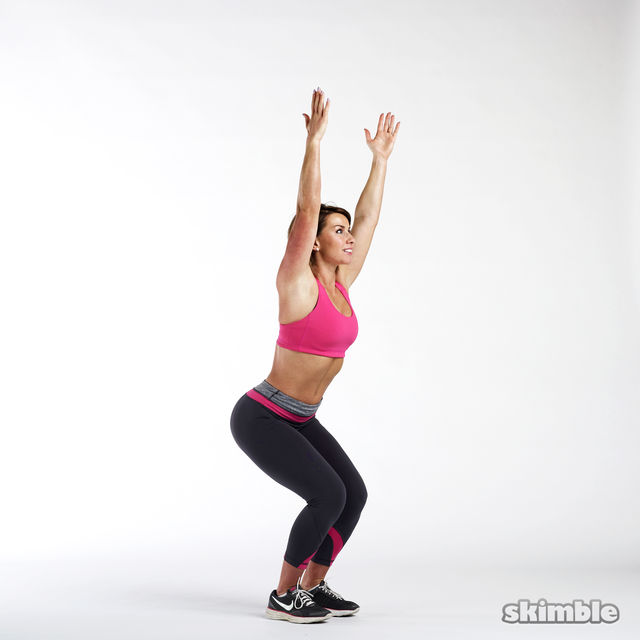
#> input picture ComputerVision/Computer_Vision_Guide/images/pose.jpg, 640 x 640 px, found by its file name
$ python detect_edge.py
#> lines starting #> are read from the running program, lines starting #| are printed output that depends on the picture; after the words box and inside, x2 and y2 are one past the last pixel; in counts of white or black regions, pixels touching at a corner belong together
import cv2

# Load an image from file
image = cv2.imread('images/pose.jpg')
#> image is the input picture: shape (640, 640, 3); mean B, G, R 231.4, 230.7, 234.1

# Apply Canny edge detection
threshold_1 = 100   # try tunning these thresholds and see the changes!
threshold_2 = 200
edges = cv2.Canny(image, threshold_1, threshold_2)
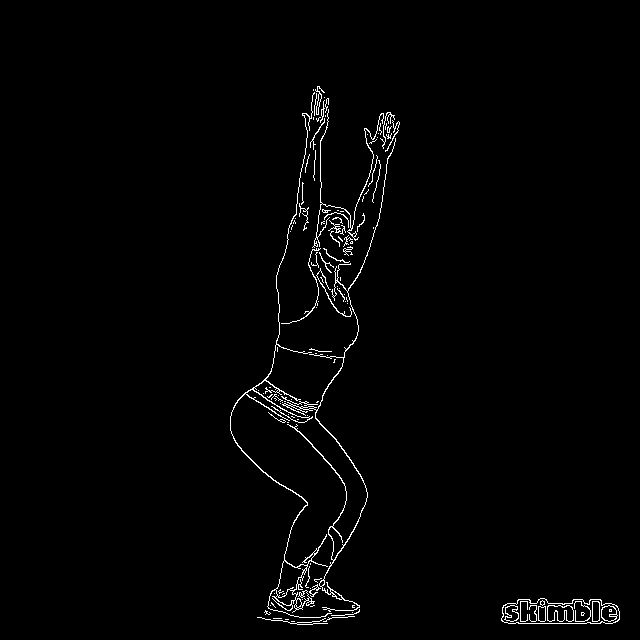
#> edges: shape (640, 640); 1.4% white in thin lines or dots, all inside (x1, y1, x2, y2) = (230, 86, 620, 625)

# Display the edges
cv2.imshow('Edges', edges)
cv2.waitKey(0)
cv2.destroyAllWindows()

$ run again, with ComputerVision/Computer_Vision_Guide/images/rgb_wheel.png saved as ComputerVision/Computer_Vision_Guide/images/pose.jpg
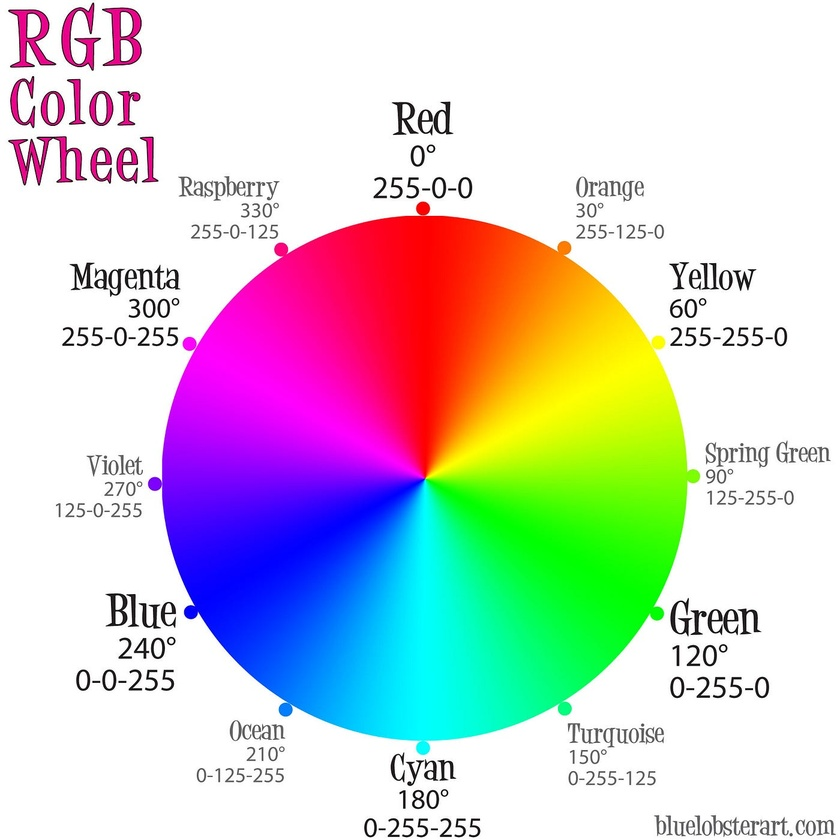
#> input picture ComputerVision/Computer_Vision_Guide/images/rgb_wheel.png, 840 x 840 px, shrunk from 1400 x 1401 before the run, found by its file name
#> image is the input picture: shape (840, 840, 3); mean B, G, R 208.1, 207, 208.9
#> `edges = cv2.Canny(image, threshold_1, threshold_2)`:
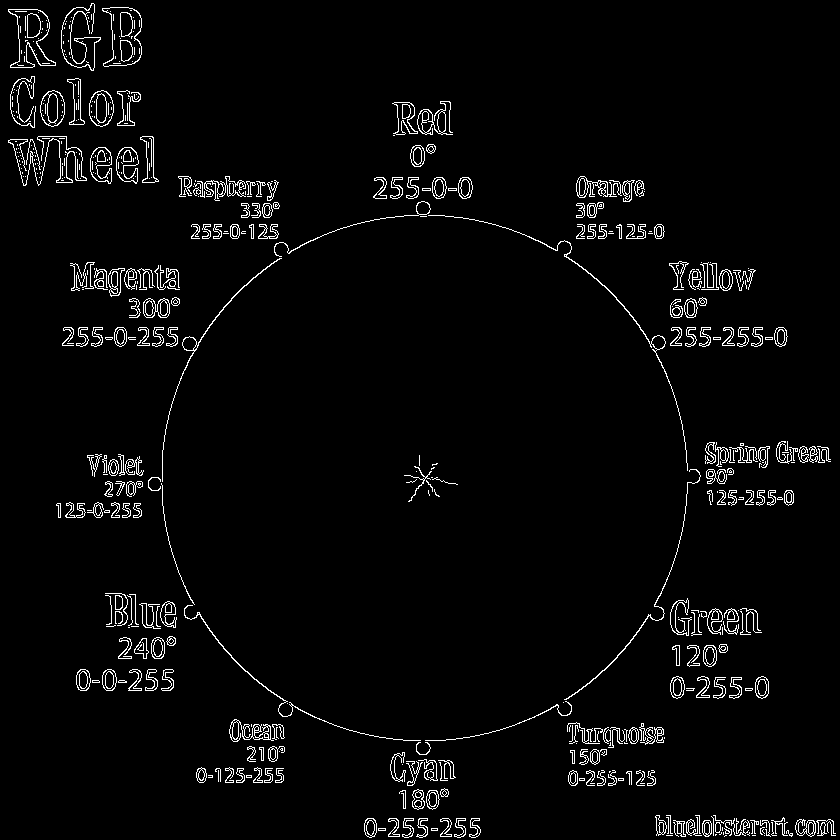
#> edges: shape (840, 840); 3.2% white in thin lines or dots
